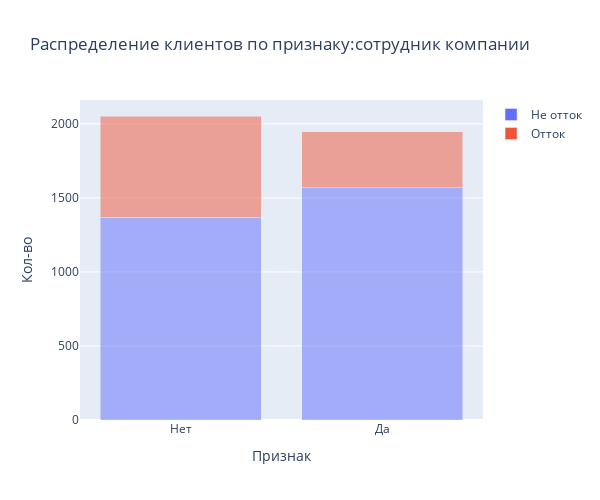

The cell this chart's notebook holds for it:
### Markdown cell above
Если клиент живет/работает далеко от фитнес-центра, то доля оттока составляет приблизительно 0,4. Если клиент живет/работает рядом с фитнес-центром, то доля оттока составляет приблизительно 0,2. Предположительно удаленность влияет на отток.

### Code cell
cat(df, df['Partner'],'сотрудник компании')

### Figure 1 — Plotly figure (JSON) as saved in the notebook; plotly's stock layout.template omitted (floating-point values rounded to 4 significant figures)
{"data": [{"alignmentgroup": "True", "hovertemplate": "Отток=Не отток<br>Признак=%{x}<br>Кол-во=%{y}<extra></extra>", "legendgroup": "Не отток", "marker": {"color": "#636efa", "opacity": 0.5, "pattern": {"shape": ""}}, "name": "Не отток", "offsetgroup": "Не отток", "orientation": "v", "showlegend": true, "textposition": "auto", "type": "bar", "x": ["Нет", "Да"], "xaxis": "x", "y": [1369, 1570], "yaxis": "y"}, {"alignmentgroup": "True", "hovertemplate": "Отток=Отток<br>Признак=%{x}<br>Кол-во=%{y}<extra></extra>", "legendgroup": "Отток", "marker": {"color": "#EF553B", "opacity": 0.5, "pattern": {"shape": ""}}, "name": "Отток", "offsetgroup": "Отток", "orientation": "v", "showlegend": true, "textposition": "auto", "type": "bar", "x": ["Нет", "Да"], "xaxis": "x", "y": [684, 377], "yaxis": "y"}], "layout": {"autosize": false, "barmode": "stack", "height": 500, "legend": {"title": {"text": ""}, "tracegroupgap": 0}, "title": {"text": "Распределение клиентов по признаку:сотрудник компании"}, "width": 600, "xaxis": {"anchor": "y", "domain": [0, 1], "title": {"text": "Признак"}}, "yaxis": {"anchor": "x", "domain": [0, 1], "title": {"text": "Кол-во"}}}}
